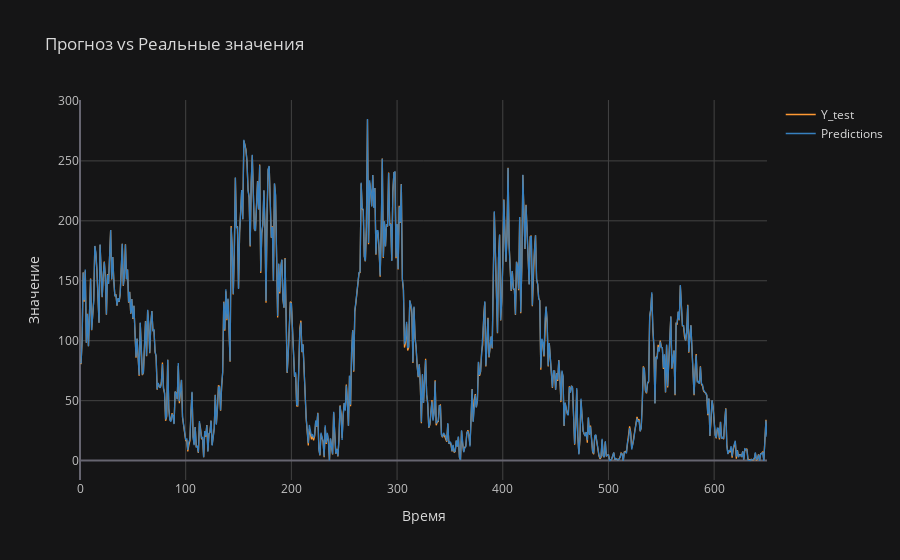

Source (notebook cell):
### Code cell
y_test_inv = scaler.inverse_transform(y_test.reshape(-1, 1))
predictions_inv = scaler.inverse_transform(predictions)
df_test = pd.DataFrame({
    'Y_test': y_test_inv.ravel(),
    'Predictions': predictions_inv.ravel()
})
# Отобразить на графике
df_test.iplot(title="Прогноз vs Реальные значения", xTitle="Время", yTitle="Значение", theme="solar")

### Figure 1 — Plotly figure (JSON) as saved in the notebook; plotly's stock layout.template omitted (floating-point values rounded to 4 significant figures; data arrays with more than 128 entries replaced by an {"elided": "..."} marker saying what was removed)
{"data": [{"line": {"color": "rgba(255, 153, 51, 1.0)", "dash": "solid", "shape": "linear", "width": 1.3}, "mode": "lines", "name": "Y_test", "text": "", "type": "scatter", "x": {"elided": "651 int values"}, "y": {"elided": "651 float values"}}, {"line": {"color": "rgba(55, 128, 191, 1.0)", "dash": "solid", "shape": "linear", "width": 1.3}, "mode": "lines", "name": "Predictions", "text": "", "type": "scatter", "x": {"elided": "651 int values"}, "y": {"elided": "651 float values"}}], "layout": {"legend": {"bgcolor": "#151516", "font": {"color": "#D9D9D9"}}, "paper_bgcolor": "#151516", "plot_bgcolor": "#151516", "title": {"font": {"color": "#D9D9D9"}, "text": "Прогноз vs Реальные значения"}, "xaxis": {"gridcolor": "#434343", "showgrid": true, "tickfont": {"color": "#C2C2C2"}, "title": {"font": {"color": "#D9D9D9"}, "text": "Время"}, "zerolinecolor": "#666570"}, "yaxis": {"gridcolor": "#434343", "showgrid": true, "tickfont": {"color": "#C2C2C2"}, "title": {"font": {"color": "#D9D9D9"}, "text": "Значение"}, "zerolinecolor": "#666570"}}}
